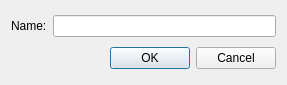
<?xml version="1.0" encoding="UTF-8"?>
<ui version="4.0">
 <class>CreateMidasResourceDialog</class>
 <widget class="QDialog" name="CreateMidasResourceDialog">
  <property name="geometry">
   <rect>
    <x>0</x>
    <y>0</y>
    <width>287</width>
    <height>85</height>
   </rect>
  </property>
  <property name="minimumSize">
   <size>
    <width>0</width>
    <height>0</height>
   </size>
  </property>
  <property name="windowTitle">
   <string>Create resource</string>
  </property>
  <property name="windowIcon">
   <iconset>
    <normaloff>:/icons/folder_add.png</normaloff>:/icons/folder_add.png</iconset>
  </property>
  <property name="modal">
   <bool>true</bool>
  </property>
  <layout class="QVBoxLayout" name="verticalLayout">
   <item>
    <layout class="QHBoxLayout" name="horizontalLayout">
     <item>
      <widget class="QLabel" name="m_NameLabel">
       <property name="text">
        <string>Name:</string>
       </property>
      </widget>
     </item>
     <item>
      <widget class="QLineEdit" name="m_NameEdit"/>
     </item>
    </layout>
   </item>
   <item>
    <widget class="QDialogButtonBox" name="buttonBox">
     <property name="orientation">
      <enum>Qt::Horizontal</enum>
     </property>
     <property name="standardButtons">
      <set>QDialogButtonBox::Cancel|QDialogButtonBox::Ok</set>
     </property>
    </widget>
   </item>
  </layout>
 </widget>
 <resources>
  <include location="MIDASDesktopIcons.qrc"/>
 </resources>
 <connections>
  <connection>
   <sender>buttonBox</sender>
   <signal>accepted()</signal>
   <receiver>CreateMidasResourceDialog</receiver>
   <slot>accept()</slot>
   <hints>
    <hint type="sourcelabel">
     <x>320</x>
     <y>615</y>
    </hint>
    <hint type="destinationlabel">
     <x>96</x>
     <y>254</y>
    </hint>
   </hints>
  </connection>
  <connection>
   <sender>buttonBox</sender>
   <signal>rejected()</signal>
   <receiver>CreateMidasResourceDialog</receiver>
   <slot>reject()</slot>
   <hints>
    <hint type="sourcelabel">
     <x>320</x>
     <y>615</y>
    </hint>
    <hint type="destinationlabel">
     <x>179</x>
     <y>282</y>
    </hint>
   </hints>
  </connection>
 </connections>
</ui>
